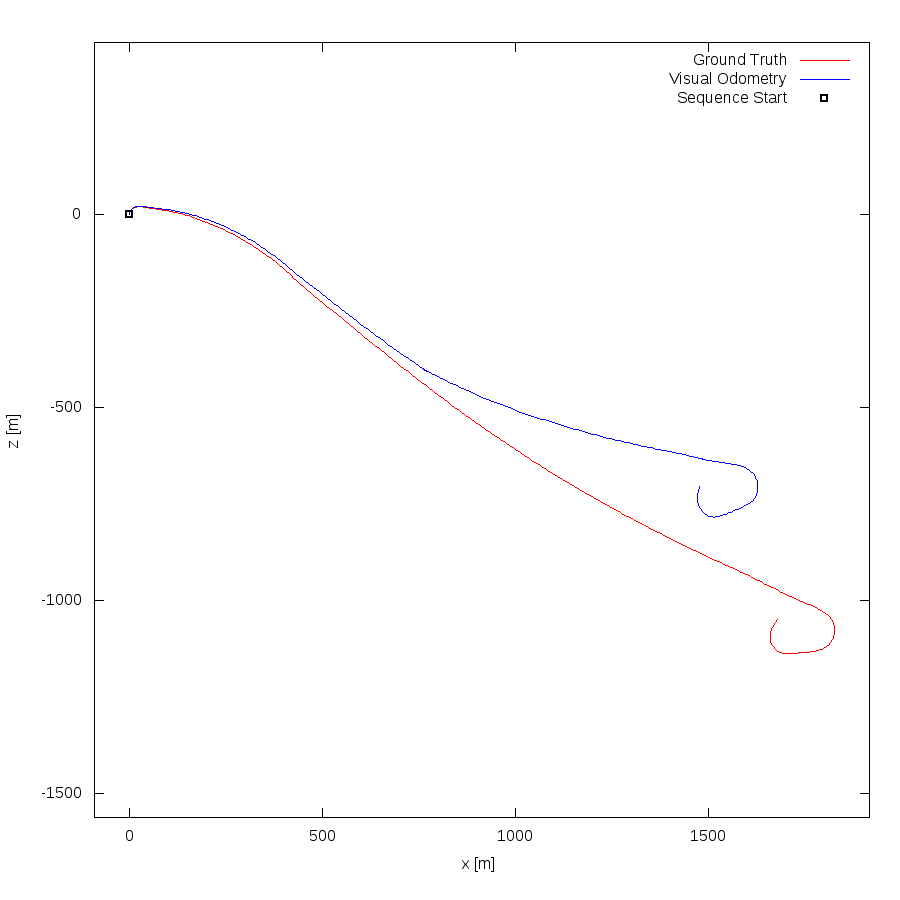

gnuplot code for this plot:
set term postscript eps enhanced color
set output "01.eps"
set size ratio -1
set xrange [-91:1918]
set yrange [-1562:447]
set xlabel "x [m]"
set ylabel "z [m]"
plot "01.txt" using 1:2 lc rgb "#FF0000" title 'Ground Truth' w lines,"01.txt" using 3:4 lc rgb "#0000FF" title 'Visual Odometry' w lines,"< head -1 01.txt" using 1:2 lc rgb "#000000" pt 4 ps 1 lw 2 title 'Sequence Start' w points
